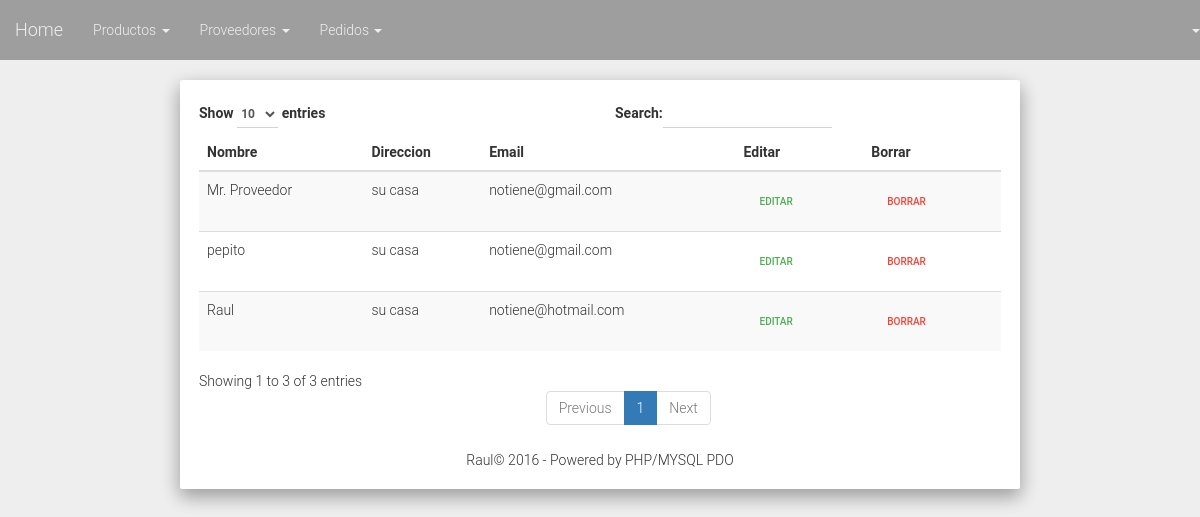
/ver_proveedores.php (signed in), run on the app's committed database.
### tables this page shows
CREATE TABLE IF NOT EXISTS `proveedor` (
  `id` int(11) NOT NULL,
  `nombre` varchar(50) NOT NULL,
  `direccion` varchar(150) NOT NULL,
  `email` varchar(100) NOT NULL,
  `telefono` varchar(50) NOT NULL,
  `provincia` varchar(50) NOT NULL,
  `activo` bit(1) DEFAULT b'1'
);

### lib/Conexion.php (called while the page is built, shortened)
<?php
    class Conexion{
        private $dataBase;
        function __construct(){
            $this->dataBase = new PDO("mysql:host=". Config::$SERVER .";dbname=".Config::$DATABASE, Config::$USER, Config::$PASS);
        }
        function ejecutarSelect($query){
           try {
                return   $this->dataBase->query($query);
           } catch(PDOException $ex) {
                echo "An Error occured!";
                some_logging_function($ex->getMessage());
           }
       }
    }
?>

### ver_proveedores.php (the view, shortened to what this page needs)
<?php
    include 'lib/Conexion.php';
    $db = new Conexion();
    $tabla = "";
    if ($resultado = $db->ejecutarSelect(Consultas::$ver_proveedores)){
        if($resultado->rowCount() > 0){
            foreach ($resultado as $linea) {
                $tabla .="<tr>";
                $tabla .="<td>".$linea['nombre']."</td>";
                $tabla .="<td>".$linea['direccion']."</td>";
                $tabla .="<td>".$linea['email']."</td>";
                $tabla .="<td><a class='btn btn-flat btn-success btn-xs' href='editar_proveedor.php?id=".$linea['id']."'>Editar</a></td>";
                $tabla .="<td><a class='btn btn-flat btn-danger btn-xs' href='borrar_proveedor.php?id=".$linea['id']."'>Borrar</a></td>";
                $tabla .="</tr>";
            }
        }else{
            echo "No hay proveedores";
        }
    }else{
        echo "Ha habido algun error a la hora de ejecutar la consulta";
    }
?>
<!DOCTYPE HTML>
<html>
    <head>
        <?php include 'lib/cabecera.php'; ?>
    </head>
    <body>
        <?php
            include 'lib/menu.php';
        ?>
        <div class="well bs-component" style="width: 70%; margin: 0 auto;">
            <table class="table table-striped table-hover">
                <thead>
                    <th>Nombre</th>
                    <th>Direccion</th>
                    <th>Email</th>
                    <th>Editar</th>
                    <th>Borrar</th>
                </thead>
                <tbody>
                    <?php echo $tabla; ?>
                </tbody>
            </table>
            <?php include 'lib/pie.php'; ?>
        </div>
    </body>
</html>

### data on the page
proveedor: nombre "pepito", direccion "su casa", email "notiene@gmail.com"
proveedor: nombre "Raul", direccion "su casa", email "notiene@hotmail.com"
proveedor: nombre "Mr. Proveedor", direccion "su casa", email "notiene@gmail.com"
